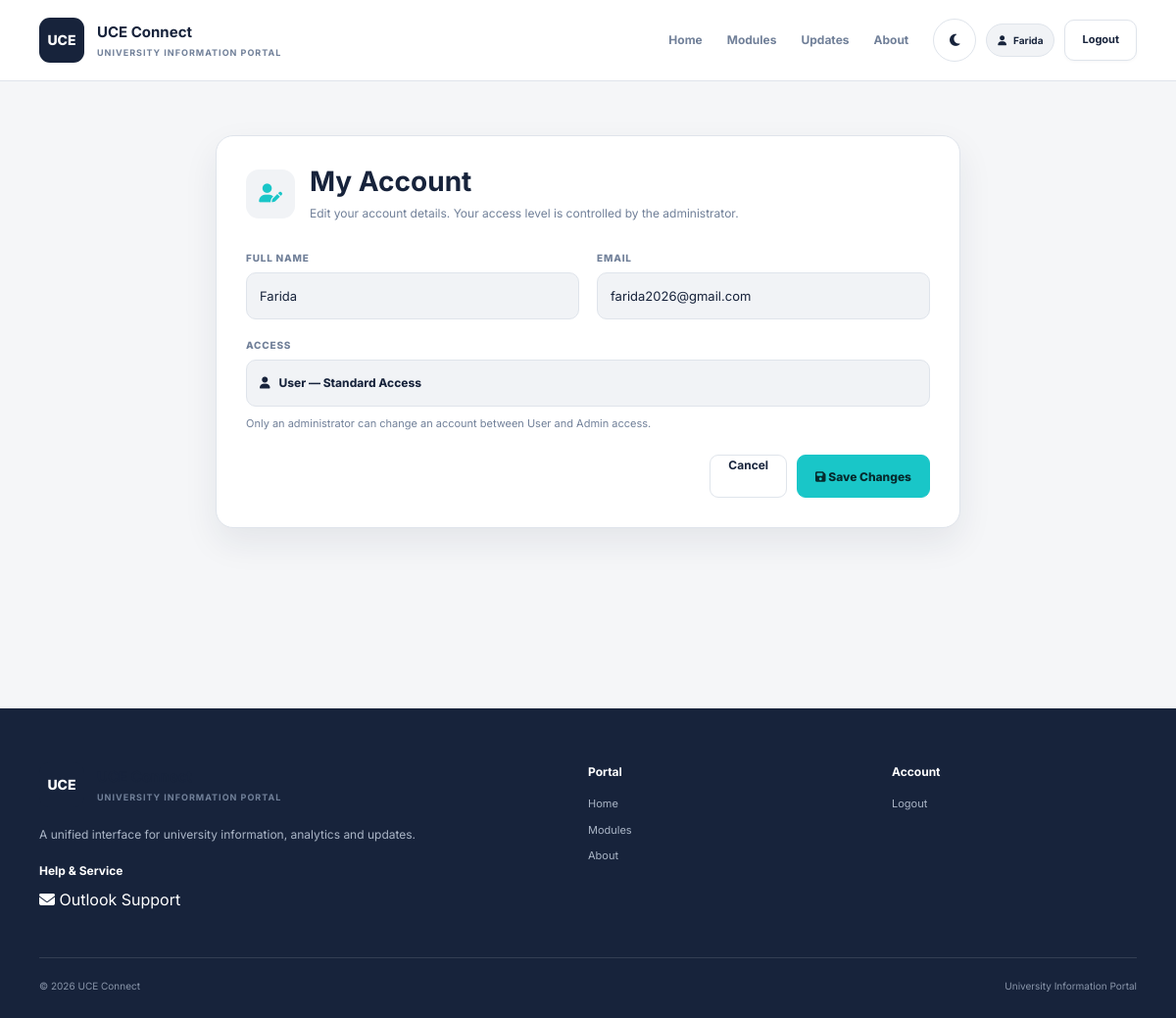
Before: /account (signed in) with the older database file.
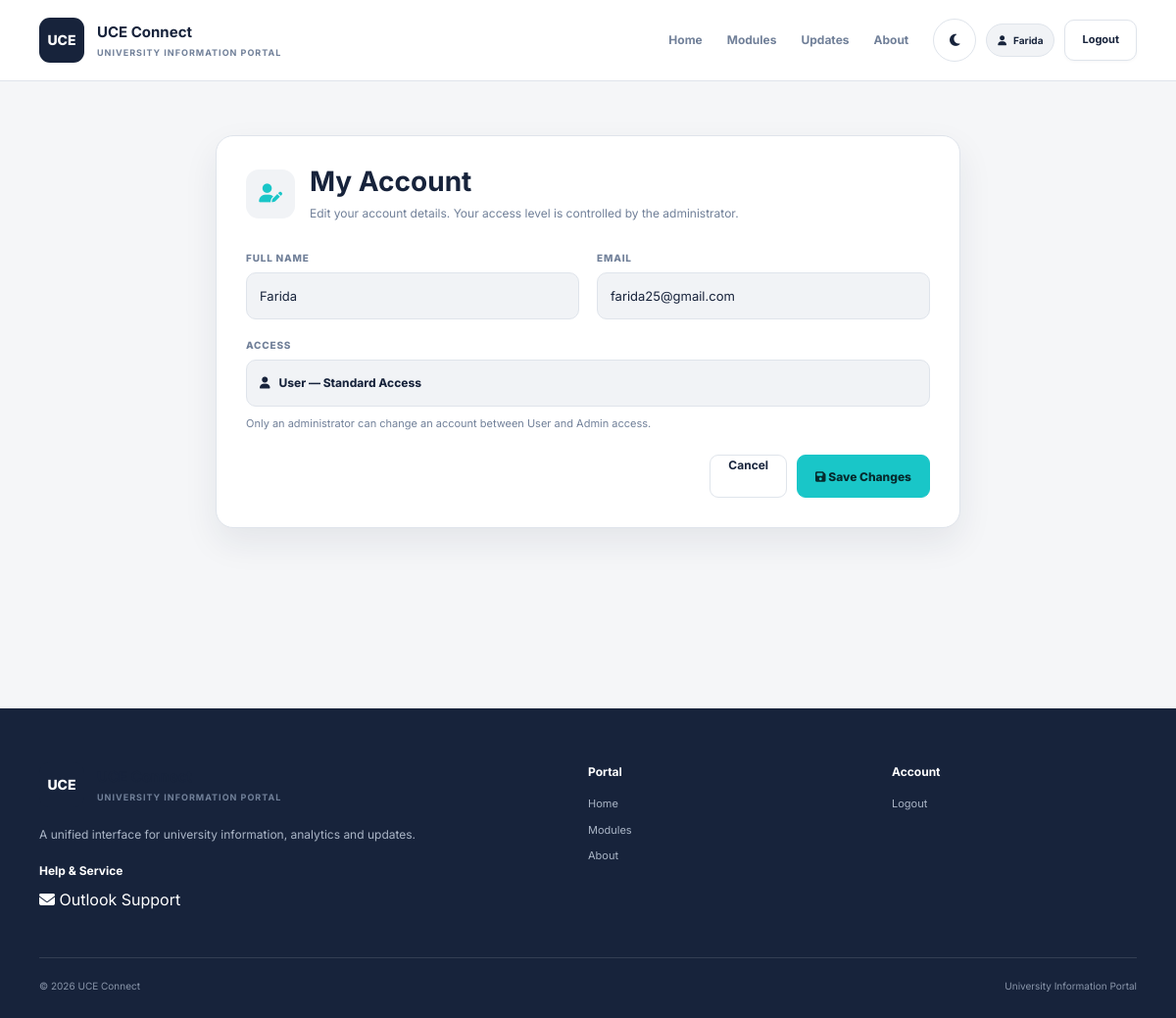
After: the same page with the newer database file.
### tables this page shows
CREATE TABLE users (

    id INTEGER PRIMARY KEY AUTOINCREMENT,

    name TEXT NOT NULL,

    email TEXT NOT NULL
        UNIQUE COLLATE NOCASE,

    password_hash TEXT NOT NULL,

    role TEXT NOT NULL
        CHECK(role IN ('user', 'admin')),

    created_at TEXT NOT NULL
        DEFAULT CURRENT_TIMESTAMP
, updated_at TIMESTAMP, "last_login_at" TIMESTAMP, "last_seen_at" TIMESTAMP);

### routes/main.py (the view, shortened to what this page needs)
@main_bp.route("/account", methods=["GET", "POST"])
@login_required
def account():
    user_id = session.get("user_id")
    current = get_current_user()
    return render_template(
        "account.html",
        account_user=current,
    )

### app.py (called while the page is built, shortened)
def _same_origin_state_change_guard():
    if request.method not in {"POST", "PUT", "PATCH", "DELETE"}:
        return

### database/db.py (called while the page is built, shortened)
def using_postgres():
    return bool(str(getattr(Config, "DATABASE_URL", "") or "").strip())

def get_connection():
    database_path = Path(Config.DATABASE_PATH)
    database_path.parent.mkdir(parents=True, exist_ok=True)
    raw = sqlite3.connect(
        str(database_path),
        timeout=30,
        check_same_thread=False,
    )
    raw.row_factory = sqlite3.Row
    raw.execute("PRAGMA foreign_keys = ON")
    raw.execute("PRAGMA journal_mode = WAL")
    raw.execute("PRAGMA synchronous = NORMAL")
    raw.execute("PRAGMA busy_timeout = 30000")
    return _DatabaseConnection(raw, "sqlite")

    def execute(self, sql, params=None):
        if self.backend == "postgres":
            sql = self._translate_sql(sql)
        if params is None:
            return self._raw.execute(sql)
        return self._raw.execute(sql, params)

    def commit(self):
        return self._raw.commit()

    def close(self):
        return self._raw.close()

### routes/main.py (called while the page is built, shortened)
def get_current_user():
    user_id = session.get("user_id")
    if not user_id:
        return None
    connection = get_connection()
    try:
        row = connection.execute(
            """
            SELECT
                id,
                name,
                email,
                role,
                created_at
            FROM users
            WHERE id = ?
            LIMIT 1
            """,
            (user_id,),
        ).fetchone()
        if not row:
            return None
        connection.execute(
            """
            UPDATE users
            SET last_seen_at = CURRENT_TIMESTAMP
            WHERE id = ?
            """,
            (user_id,),
        )
        connection.commit()
        return dict(row)
    finally:
        connection.close()

def login_required(function):
    @wraps(function)
    def wrapper(*args, **kwargs):
        user = get_current_user()
        return function(
            *args,
            **kwargs
        )
    return wrapper

@main_bp.app_context_processor
def inject_user():
    return {
        "current_user": get_current_user(),
        "modules": MODULES,
        "departments": DEPARTMENTS,
        "reporting_periods": REPORTING_PERIODS,
        "months": MONTHS,
        "semesters": SEMESTERS,
    }

### templates/account.html (shortened to what this page needs)
{% extends "base.html" %}
{% block content %}
<section class="account-page">
    <div class="container">
        <div class="account-card">
            <div class="account-header">
                <div class="account-icon">
                    <i class="fa-solid fa-user-pen"></i>
                </div>
                <div>
                    <h1>My Account</h1>
                    <p>Edit your account details. Your access level is controlled by the administrator.</p>
                </div>
            </div>
            <form class="account-form" method="POST" action="{{ url_for('main.account') }}">
                <div class="account-field">
                    <label for="account-name">Full Name</label>
                    <input
                        id="account-name"
                        type="text"
                        name="name"
                        value="{{ account_user.name }}"
                        autocomplete="name"
                        required
                    >
                </div>
                <div class="account-field">
                    <label for="account-email">Email</label>
                    <input
                        id="account-email"
                        type="email"
                        name="email"
                        value="{{ account_user.email }}"
                        autocomplete="email"
                        required
                    >
                </div>
                <div class="account-field full">
                    <label>Access</label>
                    <div class="account-access">
                        {% if account_user.role == 'admin' %}
                            <i class="fa-solid fa-user-shield"></i>
                            Administrator — Full Access
                        {% else %}
                            <i class="fa-solid fa-user"></i>
                            User — Standard Access
                        {% endif %}
                    </div>
                    <p class="account-note">
                        Only an administrator can change an account between User and Admin access.
                    </p>
                </div>
                <div class="account-actions">
                    <a class="account-cancel" href="{{ url_for('main.home') }}">Cancel</a>
                    <button class="account-save" type="submit">
                        <i class="fa-solid fa-floppy-disk"></i>
                        Save Changes
                    </button>
                </div>
            </form>
        </div>
    </div>
</section>
{% endblock %}

### templates/base.html (shortened to what this page needs)
<!DOCTYPE html>
<html lang="en">
<head>
    <link
        rel="stylesheet"
        href="https://cdnjs.cloudflare.com/ajax/libs/font-awesome/6.5.2/css/all.min.css"
    >
    <link
        rel="stylesheet"
        href="{{ url_for('static', filename='style.css') }}"
    >
</head>
<body
    data-role="{{ current_user.role if current_user else 'guest' }}"
    class="{% if current_user and current_user.role == 'admin' %}admin-mode{% endif %}"
>
    <header class="site-header">
        <div class="container navigation">
            <a
                href="{{ url_for('main.home') }}"
                class="brand"
            >
                <div class="brand-logo">
                    UCE
                </div>
                <div class="brand-text">
                    <strong>
                        UCE Connect
                    </strong>
                    <span>
                        University Information Portal
                    </span>
                </div>
            </a>
            <nav
                class="main-navigation"
                id="mainNavigation"
            >
                <a href="{{ url_for('main.home') }}">
                    Home
                </a>
                <a href="{{ url_for('main.home') }}#modules">
                    Modules
                </a>
                <a href="{{ url_for('main.home') }}#updates">
                    Updates
                </a>
                <a href="{{ url_for('main.about') }}">
                    About
                </a>
            </nav>
            <div class="header-actions">
                <button
                    class="theme-toggle"
                    id="themeToggle"
                    type="button"
                    aria-label="Switch to dark mode"
                    title="Switch to dark mode"
                >
                    <i class="fa-solid fa-moon"></i>
                </button>
                {% if current_user %}
                    <span class="user-pill">
                        <i class="fa-solid fa-user"></i>
                        {{ current_user.name }}
                    </span>
                    <a
                        href="{{ url_for('main.logout') }}"
                        class="header-button secondary-button"
                    >
                        Logout
                    </a>
                {% endif %}
            </div>
        </div>
    </header>
    <main>
        {% block content %}
        {% endblock %}
    </main>
    <footer class="site-footer">
        <div class="container footer-grid">
            <div class="footer-main">
                <a
                    href="{{ url_for('main.home') }}"
                    class="brand footer-brand"
                >
                    <div class="brand-logo">
                        UCE
                    </div>
                    <div class="brand-text">
                        <strong>
                        </strong>
                        <span>
                            University Information Portal
                        </span>
                    </div>
                </a>
                <p>
                    A unified interface for university information,
                    analytics and updates.
                </p>
                <div class="footer-support" style="margin-top:18px;">
                    <strong style="display:block; margin-bottom:8px; font-size:12px;">
                        Help &amp; Service
                    </strong>
                    <a
                        href="mailto:moulana@kluniversity.in?subject=UCE%20Connect%20Support"
                        style="display:inline-block; margin-right:16px;"
                    >
                        <i class="fa-solid fa-envelope"></i>
                        Outlook Support
                    </a>
                </div>
            </div>
            <div class="footer-column">
                <h4>
                    Portal
                </h4>
                <a href="{{ url_for('main.home') }}">
                    Home
                </a>
                <a href="{{ url_for('main.home') }}#modules">
                    Modules
                </a>
                <a href="{{ url_for('main.about') }}">
                    About
                </a>
            </div>
            <div class="footer-column">
                <h4>
                    Account
                </h4>
                {% if current_user %}
                    <a href="{{ url_for('main.logout') }}">
                        Logout
                    </a>
                {% else %}
                    <a href="{{ url_for('main.login') }}">
                        Login
                    </a>
                {% endif %}
            </div>
        </div>
        <div class="container footer-bottom">
            <span>
                © 2026 UCE Connect
            </span>
            <span>
                University Information Portal
            </span>
        </div>
    </footer>
</body>
</html>

### templates/account.html (style rules this page uses)
.account-page { padding: 55px 0 75px; background: var(--bg); min-height: calc(100vh - 160px); }
.account-card { max-width: 760px; margin: 0 auto; padding: 30px; background: var(--surface); border: 1px solid var(--border); border-radius: 18px; box-shadow: var(--shadow); }
.account-header { display: flex; align-items: center; gap: 15px; margin-bottom: 28px; }
.account-icon { width: 50px; height: 50px; display: flex; align-items: center; justify-content: center; border-radius: 13px; background: var(--surface-2); color: var(--accent); font-size: 19px; }
.account-header h1 { color: var(--text); font-size: 28px; line-height: 1.2; }
.account-header p { margin-top: 5px; color: var(--muted); font-size: 12px; }
.account-form { display: grid; grid-template-columns: 1fr 1fr; gap: 18px; }
.account-field { min-width: 0; }
.account-field.full { grid-column: 1 / -1; }
.account-field label { display: block; margin-bottom: 7px; color: var(--muted); font-size: 10px; font-weight: 800; letter-spacing: .08em; text-transform: uppercase; }
.account-field input, .account-field select { width: 100%; height: 48px; padding: 0 13px; border: 1px solid var(--border); border-radius: 10px; background: var(--surface-2); color: var(--text); outline: none; font: inherit; font-size: 13px; }
.account-access { display: flex; align-items: center; gap: 9px; height: 48px; padding: 0 13px; border: 1px solid var(--border); border-radius: 10px; background: var(--surface-2); color: var(--text); font-size: 12px; font-weight: 750; }
.account-note { margin-top: 9px; color: var(--muted); font-size: 11px; }
.account-actions { grid-column: 1 / -1; display: flex; justify-content: flex-end; gap: 10px; margin-top: 5px; }
.account-save { min-height: 44px; padding: 0 18px; border: 1px solid var(--accent); border-radius: 9px; background: var(--accent); color: #062a2d; font-size: 12px; font-weight: 800; }
.account-cancel { min-height: 44px; padding: 0 18px; border: 1px solid var(--border); border-radius: 9px; background: var(--surface); color: var(--text); font-size: 12px; font-weight: 700; }

Changed rows visible on the page:
changed users "Farida": email "farida2026@gmail.com" → "farida25@gmail.com"
